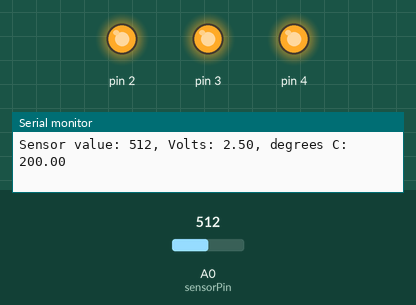
The sketch below on a simulated Arduino Uno, built with avr-gcc and run on an emulated ATmega328P. On the bench: output pins drawn as LEDs (lit = HIGH), the last lines printed to the serial monitor. Inputs (shaded band) come from the test bench; at power-on: A0 (sensorPin) = 512.

Above: at 1.2 s.
1.3 s: A0 (sensorPin) set to 176
4.3 s: A0 (sensorPin) set to 159
At 4.6 s:
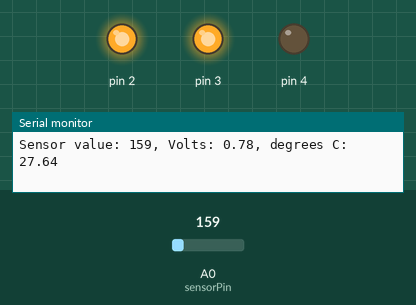
5.8 s: A0 (sensorPin) set to 122
At 6.5 s:
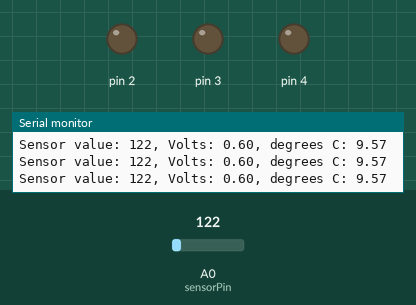
7.3 s: A0 (sensorPin) set to 306
At 8.4 s:
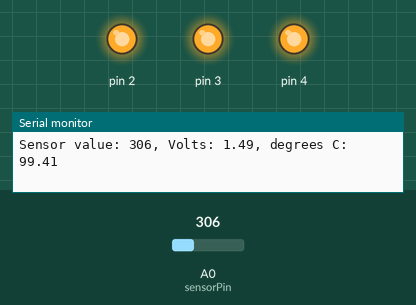
8.9 s: A0 (sensorPin) set to 0
At 10.3 s:
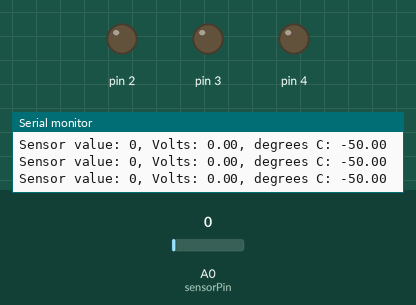
Timing chart, 0 to 11.4 s (numbered marks = the images above; inputs shaded):
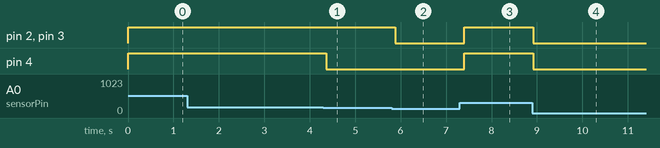

Measured:
- the behaviour switches between 160 and 159 on A0 (sensorPin) (found by bisection; images 0 and 1)
- after the input at 4.3 s, pin 4: HIGH → LOW after 0.06 s
- after the input at 5.8 s, pin 2, pin 3: HIGH → LOW after 0.08 s
- after the input at 7.3 s, pin 2–4: LOW → HIGH after 0.10 s
- after the input at 8.9 s, pin 2–4: HIGH → LOW at once

The sketch:

medidor_de_temperatura.ino
```cpp
const int sensorPin = A0;
const float baselineTemp = 22.0;

void setup() {
  Serial.begin(9600); // abre un puerto en serie

 for(int pinNumber = 2; pinNumber<5; pinNumber++){
   pinMode(pinNumber,OUTPUT);
   digitalWrite(pinNumber, LOW);
  }

}

void loop() {
  int sensorVal = analogRead(sensorPin);
  Serial.print("Sensor value: ");
  Serial.print(sensorVal);

  // convierte la lectura del ADC a voltaje
  float voltage = (sensorVal/1024.0) * 5.0;
  Serial.print(", Volts: ");
  Serial.print(voltage);
  Serial.print(", degrees C: ");
  // convierte el voltaje a temperatura en grados
  float temperature = (voltage - .5) * 100;
  Serial.println(temperature);
  if(temperature < baselineTemp){
    digitalWrite(2, LOW);
    digitalWrite(3, LOW);
    digitalWrite(4, LOW);
  }else if(temperature >= baselineTemp+2 &&
    temperature < baselineTemp+4){
    digitalWrite(2, HIGH);
    digitalWrite(3, LOW);
    digitalWrite(4, LOW);
  }else if(temperature >= baselineTemp+4 &&
   temperature < baselineTemp+6){
   digitalWrite(2, HIGH);
   digitalWrite(3, HIGH);
   digitalWrite(4, LOW);
  }else if(temperature >= baselineTemp+6){
   digitalWrite(2, HIGH);
   digitalWrite(3, HIGH);
   digitalWrite(4, HIGH);

  }
  delay(100);

}
```
